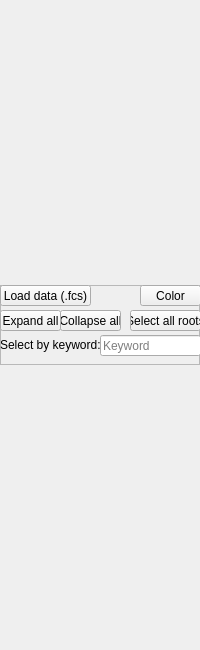
<?xml version="1.0" encoding="UTF-8"?>
<ui version="4.0">
 <class>Form</class>
 <widget class="QWidget" name="Form">
  <property name="geometry">
   <rect>
    <x>0</x>
    <y>0</y>
    <width>200</width>
    <height>650</height>
   </rect>
  </property>
  <property name="windowTitle">
   <string>Form</string>
  </property>
  <layout class="QVBoxLayout" name="verticalLayout">
   <property name="leftMargin">
    <number>0</number>
   </property>
   <property name="topMargin">
    <number>0</number>
   </property>
   <property name="rightMargin">
    <number>0</number>
   </property>
   <property name="bottomMargin">
    <number>0</number>
   </property>
   <item>
    <widget class="QFrame" name="frame">
     <property name="sizePolicy">
      <sizepolicy hsizetype="Preferred" vsizetype="Fixed">
       <horstretch>0</horstretch>
       <verstretch>0</verstretch>
      </sizepolicy>
     </property>
     <property name="minimumSize">
      <size>
       <width>0</width>
       <height>80</height>
      </size>
     </property>
     <property name="frameShape">
      <enum>QFrame::StyledPanel</enum>
     </property>
     <property name="frameShadow">
      <enum>QFrame::Raised</enum>
     </property>
     <widget class="QPushButton" name="loadDataPB">
      <property name="geometry">
       <rect>
        <x>0</x>
        <y>0</y>
        <width>91</width>
        <height>21</height>
       </rect>
      </property>
      <property name="text">
       <string>Load data (.fcs)</string>
      </property>
     </widget>
     <widget class="QPushButton" name="colorPB">
      <property name="geometry">
       <rect>
        <x>140</x>
        <y>0</y>
        <width>61</width>
        <height>21</height>
       </rect>
      </property>
      <property name="text">
       <string>Color</string>
      </property>
      <property name="icon">
       <iconset resource="resource/qt_resource.qrc">
        <normaloff>:/icons/PelatteIcon2.tif</normaloff>:/icons/PelatteIcon2.tif</iconset>
      </property>
     </widget>
     <widget class="QPushButton" name="expandAllPB">
      <property name="geometry">
       <rect>
        <x>0</x>
        <y>25</y>
        <width>61</width>
        <height>21</height>
       </rect>
      </property>
      <property name="text">
       <string>Expand all</string>
      </property>
     </widget>
     <widget class="QPushButton" name="selectRootsPB">
      <property name="geometry">
       <rect>
        <x>130</x>
        <y>25</y>
        <width>71</width>
        <height>21</height>
       </rect>
      </property>
      <property name="text">
       <string>Select all roots</string>
      </property>
     </widget>
     <widget class="QPushButton" name="collapseAllPB">
      <property name="geometry">
       <rect>
        <x>60</x>
        <y>25</y>
        <width>61</width>
        <height>21</height>
       </rect>
      </property>
      <property name="text">
       <string>Collapse all</string>
      </property>
     </widget>
     <widget class="QLabel" name="label">
      <property name="geometry">
       <rect>
        <x>0</x>
        <y>52</y>
        <width>101</width>
        <height>16</height>
       </rect>
      </property>
      <property name="text">
       <string>Select by keyword:</string>
      </property>
     </widget>
     <widget class="QLineEdit" name="searchSmplEdit">
      <property name="geometry">
       <rect>
        <x>100</x>
        <y>50</y>
        <width>101</width>
        <height>21</height>
       </rect>
      </property>
      <property name="placeholderText">
       <string>Keyword</string>
      </property>
     </widget>
    </widget>
   </item>
  </layout>
  <action name="actionAdd_subpops_Current_gating">
   <property name="text">
    <string>Add subpops (Current gating)</string>
   </property>
  </action>
  <action name="actionDelete_sample">
   <property name="text">
    <string>Delete sample</string>
   </property>
  </action>
 </widget>
 <resources>
  <include location="resource/qt_resource.qrc"/>
 </resources>
 <connections/>
</ui>
